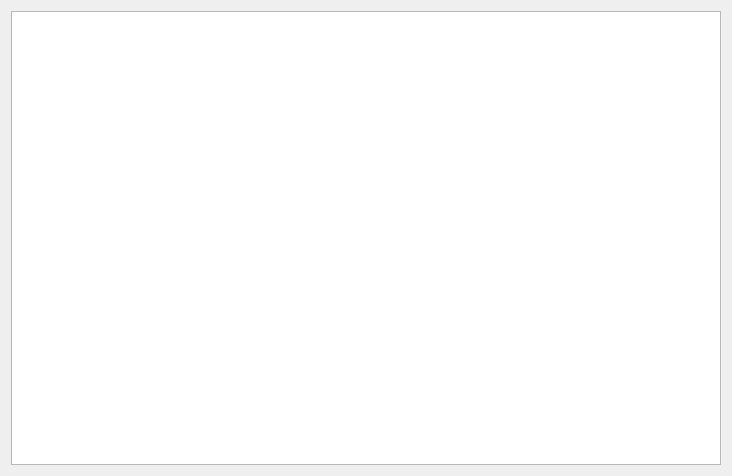
<?xml version="1.0" encoding="UTF-8"?>
<ui version="4.0">
 <class>WatchList</class>
 <widget class="QWidget" name="WatchList">
  <property name="geometry">
   <rect>
    <x>0</x>
    <y>0</y>
    <width>732</width>
    <height>476</height>
   </rect>
  </property>
  <property name="windowTitle">
   <string>Form</string>
  </property>
  <layout class="QGridLayout" name="gridLayout">
   <item row="0" column="0">
    <widget class="QTableView" name="watchlistData"/>
   </item>
  </layout>
 </widget>
 <resources/>
 <connections/>
</ui>
